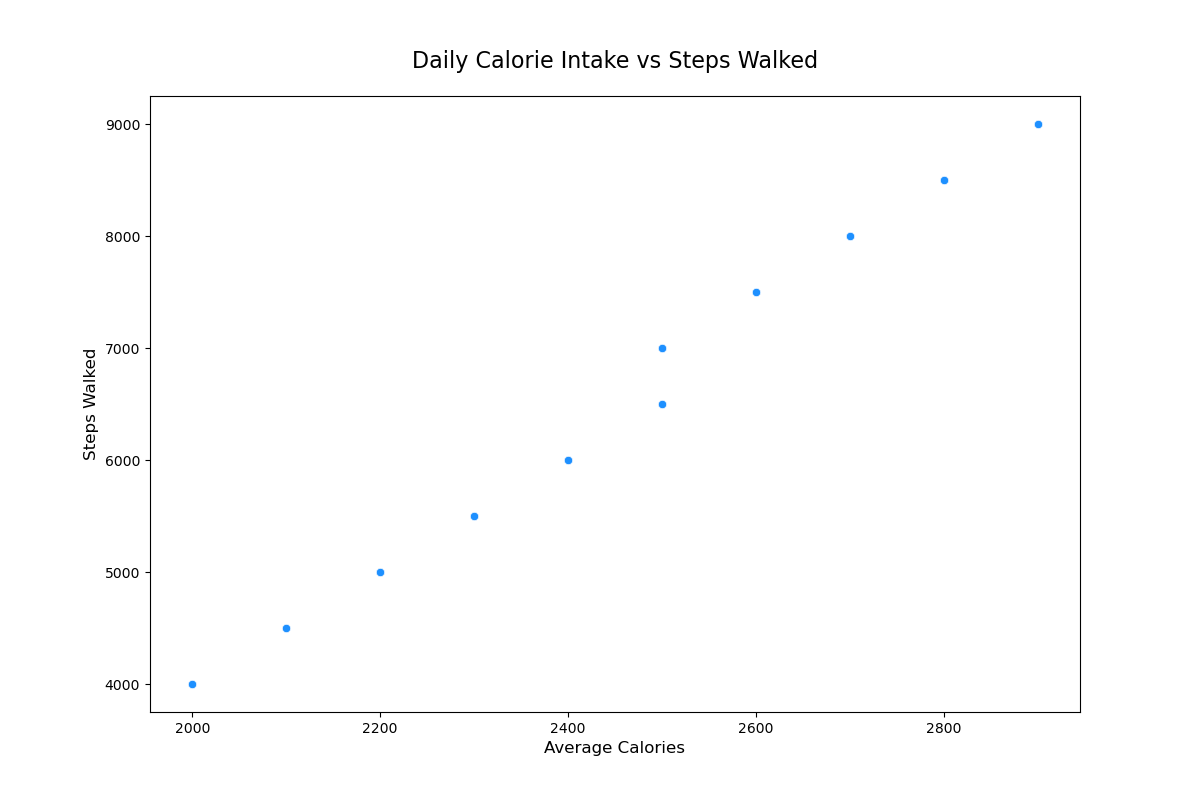

This chart was generated by the following Python code:

import seaborn as sns
import pandas as pd
import matplotlib.pyplot as plt

# Data preparation
data = {
    'Day': [1, 2, 3, 4, 5, 6, 7, 8, 9, 10, 11, 12, 13, 14, 15, 16, 17, 18, 19, 20, 21, 22, 23, 24, 25, 26, 27, 28, 29, 30, 31],
    'AverageCalories': [2200, 2300, 2500, 2100, 2700, 2600, 2800, 2000, 2900, 2400, 2500, 2300, 2200, 2800, 2700, 2900, 2100, 2500, 2400, 2200, 2700, 2800, 2900, 2000, 2600, 2500, 2300, 2200, 2400, 2500, 2600],
    'StepsWalked': [5000, 5500, 7000, 4500, 8000, 7500, 8500, 4000, 9000, 6000, 6500, 5500, 5000, 8500, 8000, 9000, 4500, 7000, 6000, 5000, 8000, 8500, 9000, 4000, 7500, 7000, 5500, 5000, 6000, 6500, 7500]
}

df = pd.DataFrame(data)

# Plotting
plt.figure(figsize=(12, 8))
scatterplot = sns.scatterplot(x='AverageCalories', y='StepsWalked', data=df, color='#1E90FF')

# Add a title and adjust aesthetics
scatterplot.set_title('Daily Calorie Intake vs Steps Walked', fontsize=16, pad=20)
scatterplot.set_xlabel('Average Calories', fontsize=12)
scatterplot.set_ylabel('Steps Walked', fontsize=12)

plt.show()
